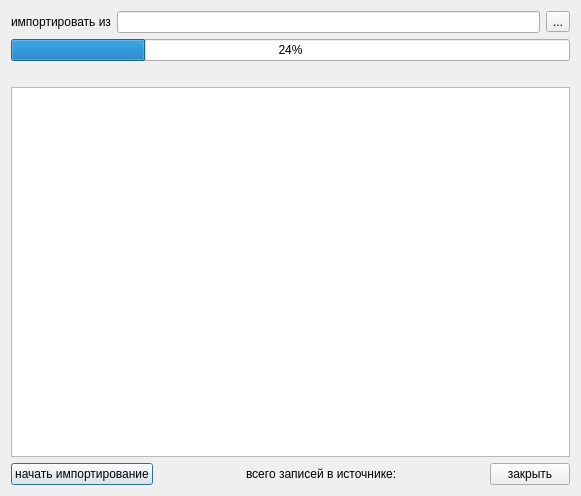
<?xml version="1.0" encoding="UTF-8"?>
<ui version="4.0">
 <class>Dialog</class>
 <widget class="QDialog" name="Dialog">
  <property name="geometry">
   <rect>
    <x>0</x>
    <y>0</y>
    <width>581</width>
    <height>496</height>
   </rect>
  </property>
  <property name="windowTitle">
   <string>Импорт справочников.</string>
  </property>
  <layout class="QGridLayout">
   <item row="1" column="0">
    <widget class="CProgressBar" name="progressBar">
     <property name="value">
      <number>24</number>
     </property>
     <property name="orientation">
      <enum>Qt::Horizontal</enum>
     </property>
    </widget>
   </item>
   <item row="0" column="0">
    <layout class="QHBoxLayout">
     <property name="spacing">
      <number>6</number>
     </property>
     <property name="margin">
      <number>0</number>
     </property>
     <item>
      <widget class="QLabel" name="label">
       <property name="text">
        <string>импортировать из</string>
       </property>
      </widget>
     </item>
     <item>
      <widget class="QLineEdit" name="edtFileName"/>
     </item>
     <item>
      <widget class="QToolButton" name="btnSelectFile">
       <property name="text">
        <string>...</string>
       </property>
      </widget>
     </item>
    </layout>
   </item>
   <item row="3" column="0">
    <widget class="QLabel" name="stat">
     <property name="text">
      <string/>
     </property>
    </widget>
   </item>
   <item row="4" column="0">
    <widget class="QTextBrowser" name="log"/>
   </item>
   <item row="5" column="0">
    <layout class="QHBoxLayout">
     <property name="spacing">
      <number>6</number>
     </property>
     <property name="margin">
      <number>0</number>
     </property>
     <item>
      <widget class="QPushButton" name="btnImport">
       <property name="text">
        <string>начать импортирование</string>
       </property>
      </widget>
     </item>
     <item>
      <spacer>
       <property name="orientation">
        <enum>Qt::Horizontal</enum>
       </property>
       <property name="sizeHint" stdset="0">
        <size>
         <width>40</width>
         <height>20</height>
        </size>
       </property>
      </spacer>
     </item>
     <item>
      <widget class="QLabel" name="labelNum">
       <property name="text">
        <string>всего записей в источнике:</string>
       </property>
      </widget>
     </item>
     <item>
      <spacer>
       <property name="orientation">
        <enum>Qt::Horizontal</enum>
       </property>
       <property name="sizeHint" stdset="0">
        <size>
         <width>40</width>
         <height>20</height>
        </size>
       </property>
      </spacer>
     </item>
     <item>
      <widget class="QPushButton" name="btnClose">
       <property name="text">
        <string>закрыть</string>
       </property>
      </widget>
     </item>
    </layout>
   </item>
  </layout>
 </widget>
 <customwidgets>
  <customwidget>
   <class>CProgressBar</class>
   <extends>QProgressBar</extends>
   <header>library/ProgressBar.h</header>
  </customwidget>
 </customwidgets>
 <resources/>
 <connections/>
</ui>
